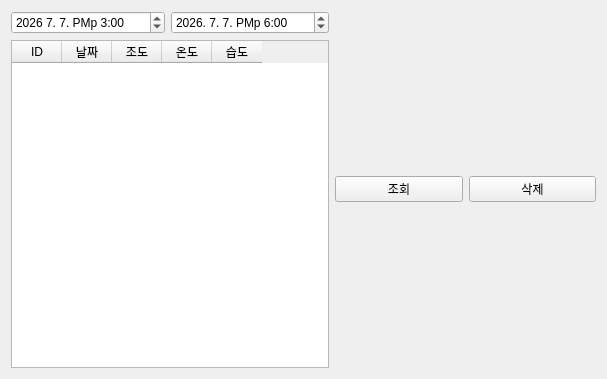
<?xml version="1.0" encoding="UTF-8"?>
<ui version="4.0">
 <class>Tab5SensorDatabase</class>
 <widget class="QWidget" name="Tab5SensorDatabase">
  <property name="geometry">
   <rect>
    <x>0</x>
    <y>0</y>
    <width>607</width>
    <height>379</height>
   </rect>
  </property>
  <property name="windowTitle">
   <string>Form</string>
  </property>
  <layout class="QVBoxLayout" name="verticalLayout_6">
   <item>
    <layout class="QHBoxLayout" name="horizontalLayout_4" stretch="1,1">
     <item>
      <layout class="QVBoxLayout" name="verticalLayout_2" stretch="1,9">
       <item>
        <layout class="QHBoxLayout" name="horizontalLayout">
         <item>
          <widget class="QDateTimeEdit" name="pDateTimeEditFrom">
           <property name="enabled">
            <bool>true</bool>
           </property>
           <property name="frame">
            <bool>true</bool>
           </property>
           <property name="dateTime">
            <datetime>
             <hour>15</hour>
             <minute>0</minute>
             <second>0</second>
             <year>2026</year>
             <month>7</month>
             <day>7</day>
            </datetime>
           </property>
           <property name="displayFormat">
            <string>yyyy M. d. Ap h:mm</string>
           </property>
          </widget>
         </item>
         <item>
          <widget class="QDateTimeEdit" name="pDateTimeEditTo">
           <property name="dateTime">
            <datetime>
             <hour>18</hour>
             <minute>0</minute>
             <second>0</second>
             <year>2026</year>
             <month>7</month>
             <day>7</day>
            </datetime>
           </property>
           <property name="displayFormat">
            <string>yyyy. M. d. Ap h:mm</string>
           </property>
          </widget>
         </item>
        </layout>
       </item>
       <item>
        <layout class="QVBoxLayout" name="verticalLayout">
         <item>
          <widget class="QTableWidget" name="pTBsensor">
           <attribute name="horizontalHeaderDefaultSectionSize">
            <number>50</number>
           </attribute>
           <column>
            <property name="text">
             <string>ID</string>
            </property>
           </column>
           <column>
            <property name="text">
             <string>날짜</string>
            </property>
           </column>
           <column>
            <property name="text">
             <string>조도</string>
            </property>
           </column>
           <column>
            <property name="text">
             <string>온도</string>
            </property>
           </column>
           <column>
            <property name="text">
             <string>습도</string>
            </property>
           </column>
          </widget>
         </item>
        </layout>
       </item>
      </layout>
     </item>
     <item>
      <layout class="QVBoxLayout" name="verticalLayout_5" stretch="1,9">
       <item>
        <layout class="QHBoxLayout" name="horizontalLayout_2">
         <item>
          <widget class="QPushButton" name="pPBDbSearch">
           <property name="text">
            <string>조회</string>
           </property>
          </widget>
         </item>
         <item>
          <widget class="QPushButton" name="pPBDbDelete">
           <property name="text">
            <string>삭제</string>
           </property>
          </widget>
         </item>
        </layout>
       </item>
       <item>
        <layout class="QVBoxLayout" name="verticalLayout_4">
         <item>
          <layout class="QVBoxLayout" name="pChartViewLayout"/>
         </item>
        </layout>
       </item>
      </layout>
     </item>
    </layout>
   </item>
  </layout>
 </widget>
 <resources/>
 <connections/>
</ui>
